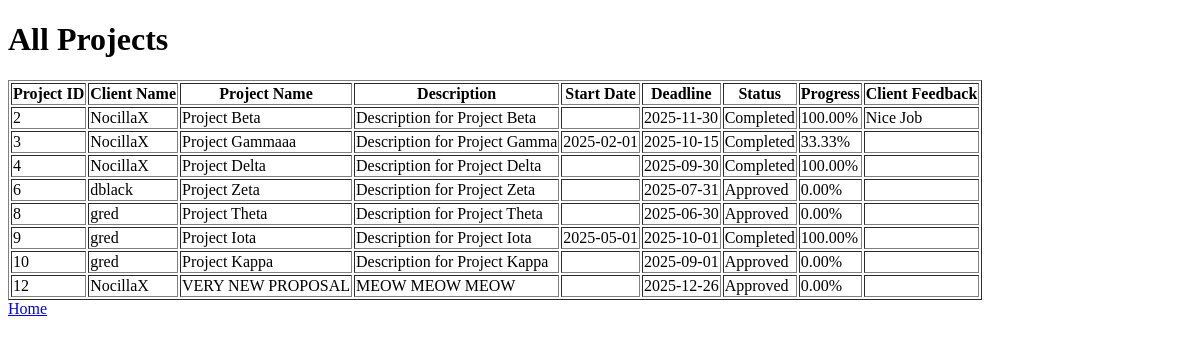
Page /controller/pm-project-controller.php?action=show_all (signed in) on the earlier database version.
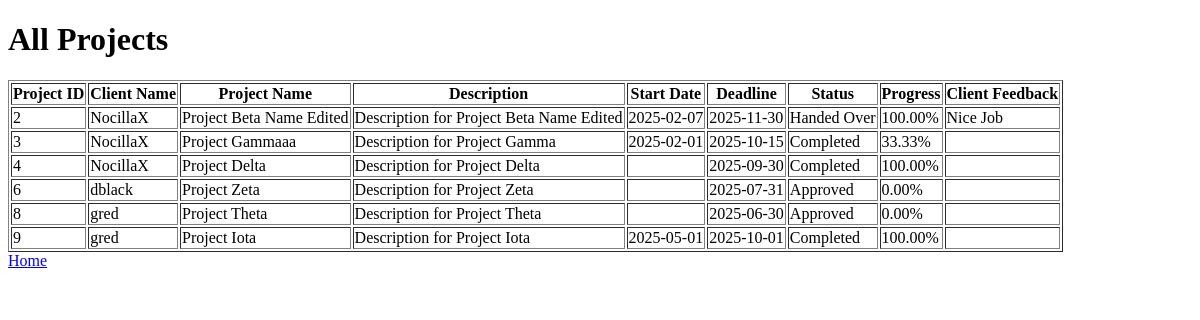
Same page on the later database version.
### tables this page shows
CREATE TABLE `projects` (
  `project_id` int(11) NOT NULL,
  `client_id` int(11) NOT NULL,
  `pm_id` int(11) DEFAULT NULL,
  `name` varchar(100) NOT NULL,
  `description` text NOT NULL,
  `start_date` date DEFAULT NULL,
  `deadline` date NOT NULL,
  `status` varchar(50) NOT NULL DEFAULT 'Pending Approval',
  `type` varchar(50) NOT NULL DEFAULT 'Proposal',
  `comment` text DEFAULT NULL,
  `client_feedback` text DEFAULT NULL,
  `progress` decimal(5,2) DEFAULT 0.00
);

CREATE TABLE `usr` (
  `userid` int(11) NOT NULL,
  `firstname` varchar(255) NOT NULL,
  `lastname` varchar(255) NOT NULL,
  `name` varchar(255) NOT NULL,
  `email` varchar(255) NOT NULL,
  `password` varchar(255) NOT NULL,
  `roleid` int(11) DEFAULT NULL
);

### model/project-model.php (called while the page is built, shortened)
<?php
function getAllProjectsWithClientNames($pmId) {
    $conn = getDbConnection();
    $sql = "SELECT p.project_id, c.name AS client_name, p.name, p.description, p.start_date, p.deadline, p.status, p.progress, p.comment, p.client_feedback
            FROM projects p
            JOIN usr c ON p.client_id = c.userid
            WHERE p.pm_id = ?";
    $stmt = $conn->prepare($sql);
    $stmt->bind_param("i", $pmId);
    $stmt->execute();
    $result = $stmt->get_result();
    $projects = [];
    while ($row = $result->fetch_assoc()) {
        $projects[] = $row;
    }
    return $projects;
}
?>

### view/pm-show-all-projects.php (the view, shortened to what this page needs)
<!DOCTYPE html>
<html lang="en">
<head>
    <link rel="stylesheet" href="../css/styles.css">
</head>
<body>
<h1>All Projects</h1>
<table border=1>
    <thead>
        <tr>
            <th>Project ID</th>
            <th>Client Name</th>
            <th>Project Name</th>
            <th>Description</th>
            <th>Start Date</th>
            <th>Deadline</th>
            <th>Status</th>
            <th>Progress</th>
            <th>Client Feedback</th>
        </tr>
    </thead>
    <tbody>
        <?php foreach ($projects as $project) { ?>
        <tr>
            <td><?php echo $project['project_id']; ?></td>
            <td><?php echo $project['client_name']; ?></td>
            <td><?php echo $project['name']; ?></td>
            <td><?php echo $project['description']; ?></td>
            <td><?php echo $project['start_date']; ?></td>
            <td><?php echo $project['deadline']; ?></td>
            <td><?php echo $project['status']; ?></td>
            <td><?php echo $project['progress']; ?>%</td>
            <td><?php echo $project['client_feedback']; ?></td>
        </tr>
        <?php } ?>
    </tbody>
</table>
<a href="../controller/user-dashboard-controller.php">Home</a>
</body>
</html>

Differences in the rows shown:
removed projects: project_id "10", client.name "gred", name "Project Kappa", description "Description for Project Kappa", deadline "2025-09-01", status "Approved", progress "0.00"
removed projects: project_id "12", client.name "NocillaX", name "VERY NEW PROPOSAL", description "MEOW MEOW MEOW", deadline "2025-12-26", status "Approved", progress "0.00"
changed projects "Nice Job": name "Project Beta" → "Project Beta Name Edited"; description "Description for Project Beta" → "Description for Project Beta Name Edited"; start_date (not shown) → "2025-02-07"; status "Completed" → "Handed Over"
